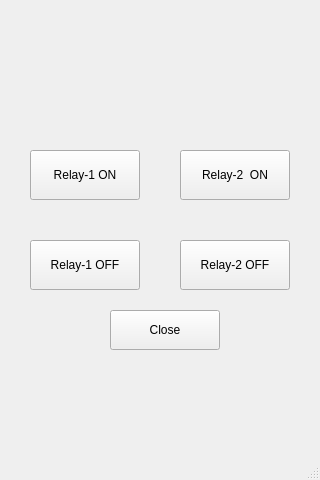
<?xml version="1.0" encoding="UTF-8"?>
<ui version="4.0">
 <class>RELAY_TEST</class>
 <widget class="QMainWindow" name="RELAY_TEST">
  <property name="geometry">
   <rect>
    <x>0</x>
    <y>0</y>
    <width>320</width>
    <height>480</height>
   </rect>
  </property>
  <property name="windowTitle">
   <string>MainWindow</string>
  </property>
  <widget class="QWidget" name="centralwidget">
   <widget class="QPushButton" name="relay1_on">
    <property name="geometry">
     <rect>
      <x>30</x>
      <y>150</y>
      <width>110</width>
      <height>50</height>
     </rect>
    </property>
    <property name="styleSheet">
     <string notr="true">font: 14pt &quot;Ubuntu&quot;;</string>
    </property>
    <property name="text">
     <string>Relay-1 ON</string>
    </property>
   </widget>
   <widget class="QPushButton" name="relay2_on">
    <property name="geometry">
     <rect>
      <x>180</x>
      <y>150</y>
      <width>110</width>
      <height>50</height>
     </rect>
    </property>
    <property name="styleSheet">
     <string notr="true">font: 14pt &quot;Ubuntu&quot;;</string>
    </property>
    <property name="text">
     <string>Relay-2  ON</string>
    </property>
   </widget>
   <widget class="QPushButton" name="relay1_off">
    <property name="geometry">
     <rect>
      <x>30</x>
      <y>240</y>
      <width>110</width>
      <height>50</height>
     </rect>
    </property>
    <property name="styleSheet">
     <string notr="true">font: 14pt &quot;Ubuntu&quot;;</string>
    </property>
    <property name="text">
     <string>Relay-1 OFF</string>
    </property>
   </widget>
   <widget class="QPushButton" name="relay2_off">
    <property name="geometry">
     <rect>
      <x>180</x>
      <y>240</y>
      <width>110</width>
      <height>50</height>
     </rect>
    </property>
    <property name="styleSheet">
     <string notr="true">font: 14pt &quot;Ubuntu&quot;;</string>
    </property>
    <property name="text">
     <string>Relay-2 OFF</string>
    </property>
   </widget>
   <widget class="QPushButton" name="close_relay_window">
    <property name="geometry">
     <rect>
      <x>110</x>
      <y>310</y>
      <width>110</width>
      <height>40</height>
     </rect>
    </property>
    <property name="styleSheet">
     <string notr="true">font: 15pt &quot;Ubuntu&quot;;</string>
    </property>
    <property name="text">
     <string>Close</string>
    </property>
   </widget>
   <widget class="QLabel" name="relay_status">
    <property name="geometry">
     <rect>
      <x>100</x>
      <y>60</y>
      <width>100</width>
      <height>30</height>
     </rect>
    </property>
    <property name="styleSheet">
     <string notr="true">font: 13pt &quot;Ubuntu&quot;;</string>
    </property>
    <property name="text">
     <string/>
    </property>
   </widget>
  </widget>
  <widget class="QMenuBar" name="menubar">
   <property name="geometry">
    <rect>
     <x>0</x>
     <y>0</y>
     <width>320</width>
     <height>25</height>
    </rect>
   </property>
  </widget>
  <widget class="QStatusBar" name="statusbar"/>
 </widget>
 <resources/>
 <connections/>
</ui>
